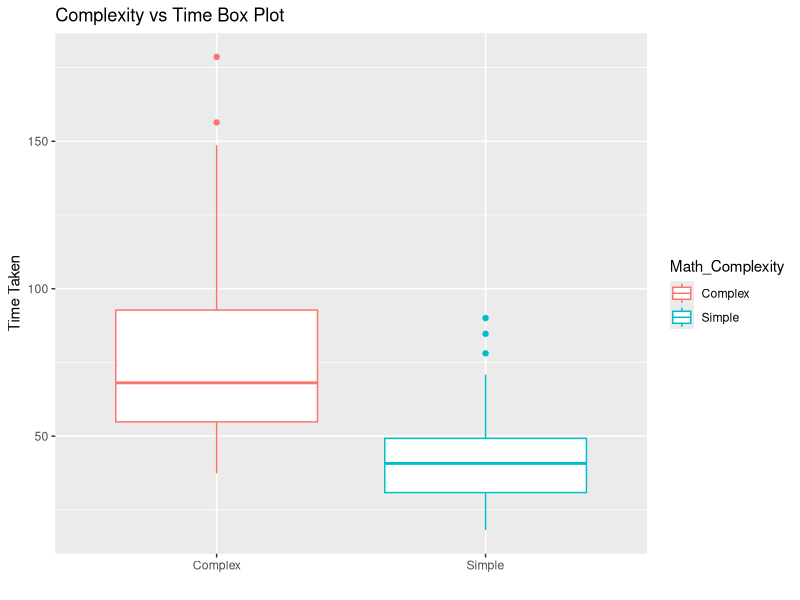

This chart was generated by the following R code:
library(ggplot2)


data <- read.csv("237 Project.csv")


time_boxplot<- ggplot(data, aes(x=Math_Complexity, y =Time_Taken_s, color = Math_Complexity)) +
  geom_boxplot() +labs (x= "", y= "Time Taken", title="Complexity vs Time Box Plot")

time_boxplot
